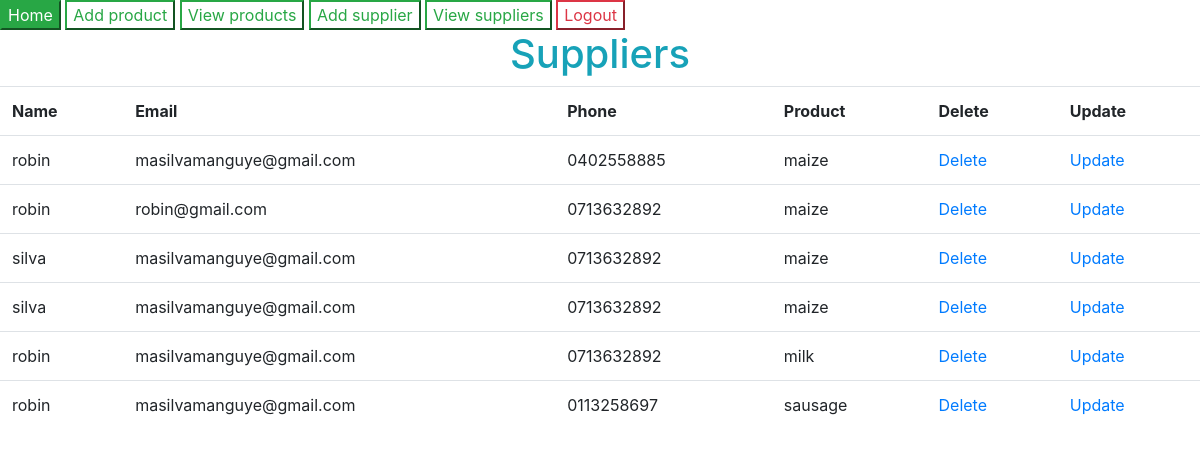
Page /suppliers/ (signed in) on the committed database.
### afternoonDjangoRegistration/models.py (models this page shows)
class Supplier(models.Model):
    sup_name= models.CharField(max_length=30,
                                 blank=False, null=False)
    suo_email = models.CharField(max_length=30,
                                  blank=False, null=False)
    sup_phone = models.CharField(max_length=30,
                                     blank=False, null=False)
    sup_product = models.CharField(max_length=30,
                                 blank=False, null=False)

### afternoonDjangoRegistration/views.py (the view)
# urls.py: path('suppliers/', general_views.view_supplier, name='suppliers'),
@login_required
def view_supplier(request):
    suppliers = Supplier.objects.all()
    context = {'suppliers':suppliers}
    return render(request, 'suppliers.html', context)

### templates/suppliers.html
{% extends 'basee.html' %}
{% block content %}
    <section class="products-section">
        <div class="products-section-container">
            <h1 CLASS="text-info text-center">Suppliers</h1>
            <table class="table">
                <tr>
                    <th>Name</th>
                    <th>Email</th>
                    <th>Phone</th>
                    <th>Product</th>
                    <th>Delete</th>
                    <th>Update</th>
                </tr>
                {% for supplier in suppliers %}
                    <tr>
                        <td>{{ supplier.sup_name }}</td>
                        <td>{{ supplier.suo_email}}</td>
                        <td>{{ supplier.sup_phone}}</td>
                        <td>{{ supplier.sup_product}}</td>
                        <td><a href="/delete-supplier/{{ supplier.id }}">Delete</a></td>
                        <td><a href="/update-supplier/{{ supplier.id }}">Update</a></td>
                    </tr>
                {% endfor %}
            </table>
        </div>
    </section>
{% endblock %}

### rows in the picture
Supplier: sup_name "robin", suo_email "masilvamanguye@gmail.com", sup_phone "0402558885", sup_product "maize"
Supplier: sup_name "robin", suo_email "robin@gmail.com", sup_phone "0713632892", sup_product "maize"
Supplier: sup_name "silva", suo_email "masilvamanguye@gmail.com", sup_phone "0713632892", sup_product "maize"
Supplier: sup_name "silva", suo_email "masilvamanguye@gmail.com", sup_phone "0713632892", sup_product "maize"
Supplier: sup_name "robin", suo_email "masilvamanguye@gmail.com", sup_phone "0713632892", sup_product "milk"
Supplier: sup_name "robin", suo_email "masilvamanguye@gmail.com", sup_phone "0113258697", sup_product "sausage"
